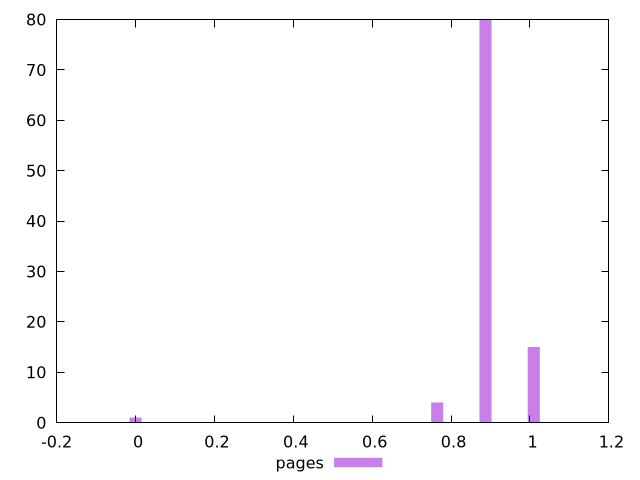

Source code (gnuplot):
$_pages <<EOF
1.0095729228134789 15
0.887200447320936 80
0.764827971828393 4
0 1
EOF
set key outside below
set terminal pngcairo
set output "report_00005_2020-11-02T22-26-11.212Z/unused-css-rules/pages//hist.png"
set yrange [0:80]
set boxwidth 0.030593118873135722
set style fill transparent solid 0.5 noborder
plot $_pages title "pages" with boxes ,
